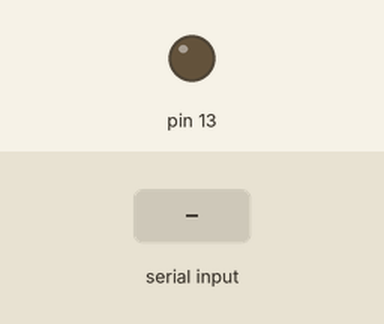
This sketch was run on a simulated Arduino Uno, built with avr-gcc and run on an emulated ATmega328P. Parts: output pins drawn as LEDs (lit = HIGH). Inputs (shaded band) come from the test bench.

Above: at 1.2 s.
1.3 s: byte 1 (1) received over Serial
At 2.1 s:
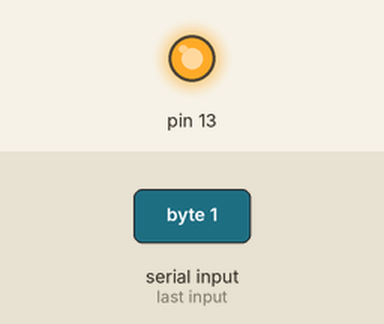
Timing chart, 0 to 4.3 s (numbered marks = the images above; inputs shaded):
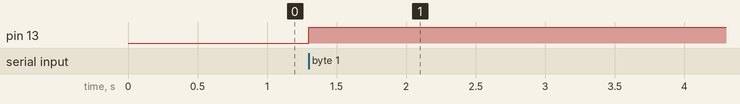

The sketch:

led_arduino.ino
```cpp
void setup() {
  Serial.begin (9600);
  pinMode (13, OUTPUT);

}

void loop() {
  if (Serial.available() > 0) {//comprueba si llegan datos por el puerto serie
    int dato = Serial.read();//si llega lo guarda en la variable dato

    if (dato == 0) {//si dato vale 0 apaga el led
      digitalWrite (13, LOW);

    }

    if (dato == 1) {//si dato vale 1 enciende el led

      digitalWrite (13, HIGH);
    }
  }

}
```

Measured:
- after the input at 1.3 s, pin 13: LOW → HIGH at once
